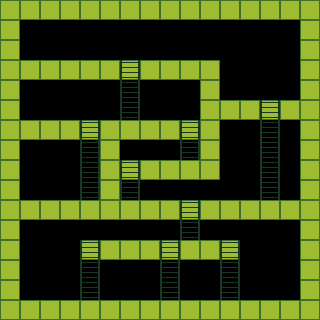

The image is a tile-based game level rendered from a .tmx file. Its description and complete source (layers, tilesets, objects, tile grids) follow:
An orthogonal 16x16 tile map with 20x20 px tiles, 2 tile layers (Tile Layer 1, Tile Layer 2) and 3 objects (2x Blorp, Player).

<map version="1.0" orientation="orthogonal" renderorder="right-down" width="16" height="16" tilewidth="20" tileheight="20" nextobjectid="14">
 <tileset firstgid="1" name="Blorp" tilewidth="20" tileheight="20">
  <tile id="0">
   <properties>
    <property name="Entity" value="Block" />
   </properties>
   <image width="20" height="20" source="../images/block.png" />
  </tile>
  <tile id="1">
   <properties>
    <property name="Entity" value="Player" />
   </properties>
   <image width="20" height="20" source="../images/player.png" />
  </tile>
  <tile id="2">
   <properties>
    <property name="Entity" value="Blorp" />
   </properties>
   <image width="13" height="13" source="../images/blorp.png" />
  </tile>
  <tile id="3">
   <properties>
    <property name="Entity" value="Ladder" />
   </properties>
   <image width="20" height="20" source="../images/ladder.png" />
  </tile>
  <tile id="4">
   <properties>
    <property name="Entity" value="Platform" />
   </properties>
   <image width="20" height="20" source="../images/platform.png" />
  </tile>
 </tileset>
 <layer name="Tile Layer 1" width="16" height="16">
  <data encoding="csv">
1,1,1,1,1,1,1,1,1,1,1,1,1,1,1,1,
1,0,0,0,0,0,0,0,0,0,0,0,0,0,0,1,
1,0,0,0,0,0,0,0,0,0,0,0,0,0,0,1,
1,1,1,1,1,1,1,1,1,1,1,0,0,0,0,1,
1,0,0,0,0,0,0,0,0,0,1,0,0,0,0,1,
1,0,0,0,0,0,0,0,0,0,1,1,1,1,1,1,
1,1,1,1,1,1,1,1,1,1,1,0,0,0,0,1,
1,0,0,0,0,1,0,0,0,0,1,0,0,0,0,1,
1,0,0,0,0,1,1,1,1,1,1,0,0,0,0,1,
1,0,0,0,0,1,0,0,0,0,0,0,0,0,0,1,
1,1,1,1,1,1,1,1,1,1,1,1,1,1,1,1,
1,0,0,0,0,0,0,0,0,0,0,0,0,0,0,1,
1,0,0,0,1,1,1,1,1,1,1,1,0,0,0,1,
1,0,0,0,0,0,0,0,0,0,0,0,0,0,0,1,
1,0,0,0,0,0,0,0,0,0,0,0,0,0,0,1,
1,1,1,1,1,1,1,1,1,1,1,1,1,1,1,1
</data>
 </layer>
 <layer name="Tile Layer 2" width="16" height="16">
  <data encoding="csv">
0,0,0,0,0,0,0,0,0,0,0,0,0,0,0,0,
0,0,0,0,0,0,0,0,0,0,0,0,0,0,0,0,
0,0,0,0,0,0,0,0,0,0,0,0,0,0,0,0,
0,0,0,0,0,0,4,0,0,0,0,0,0,0,0,0,
0,0,0,0,0,0,4,0,0,0,0,0,0,0,0,0,
0,0,0,0,0,0,4,0,0,0,0,0,0,4,0,0,
0,0,0,0,4,0,0,0,0,4,0,0,0,4,0,0,
0,0,0,0,4,0,0,0,0,4,0,0,0,4,0,0,
0,0,0,0,4,0,4,0,0,0,0,0,0,4,0,0,
0,0,0,0,4,0,4,0,0,0,0,0,0,4,0,0,
0,0,0,0,0,0,0,0,0,4,0,0,0,0,0,0,
0,0,0,0,0,0,0,0,0,4,0,0,0,0,0,0,
0,0,0,0,4,0,0,0,4,0,0,4,0,0,0,0,
0,0,0,0,4,0,0,0,4,0,0,4,0,0,0,0,
0,0,0,0,4,0,0,0,4,0,0,4,0,0,0,0,
0,0,0,0,0,0,0,0,0,0,0,0,0,0,0,0
</data>
 </layer>
 <objectgroup name="Object Layer 1">
  <object id="7" type="Player" gid="2" x="160" y="300" />
  <object id="8" type="Blorp" gid="3" x="145" y="240" />
  <object id="13" type="Blorp" gid="3" x="160" y="120" />
 </objectgroup>
</map>
